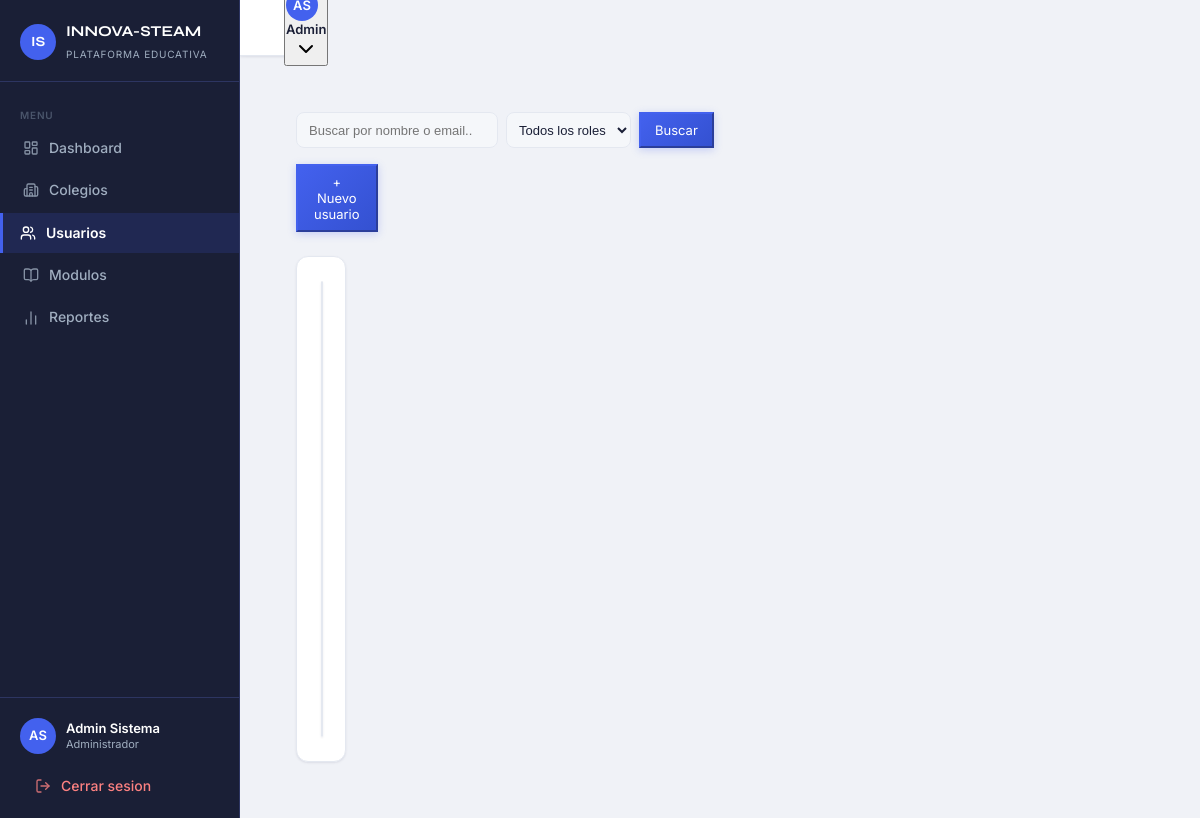
The app's page /admin/usuarios.php (signed in) with its own data.
### tables this page shows
CREATE TABLE usuarios (
  id              INT UNSIGNED AUTO_INCREMENT PRIMARY KEY,
  nombre          VARCHAR(100) NOT NULL,
  apellido        VARCHAR(100) NOT NULL,
  email           VARCHAR(180) UNIQUE,
  codigo_acceso   VARCHAR(30)  UNIQUE,
  password_hash   VARCHAR(255) NOT NULL,
  rol             ENUM('admin','admin_colegio','docente','practicante','estudiante') NOT NULL,
  colegio_id      INT UNSIGNED,
  universidad     VARCHAR(200),
  telefono_tutor  VARCHAR(30),
  activo          TINYINT(1)   NOT NULL DEFAULT 1,
  created_at      TIMESTAMP    NOT NULL DEFAULT CURRENT_TIMESTAMP,
  CONSTRAINT fk_usuarios_colegio FOREIGN KEY (colegio_id) REFERENCES colegios(id) ON DELETE SET NULL
);

### includes/config.php (called while the page is built, shortened)
<?php
function currentUser(): array
{
    return $_SESSION['usuario'] ?? [];
}
function currentRole(): string
{
    return $_SESSION['rol'] ?? '';
}
function sanitize(string $val): string
{
    return htmlspecialchars(trim($val), ENT_QUOTES, 'UTF-8');
}

### admin/usuarios.php (the view, shortened to what this page needs)
<?php
require_once __DIR__ . '/../includes/config.php';
$pdo = getDB();
$q = $_GET['q'] ?? '';
$where = '1=1';
$params = [];
$usuarios = $pdo->prepare("
    SELECT u.*, col.nombre as colegio_nombre
    FROM usuarios u
    LEFT JOIN colegios col ON col.id=u.colegio_id
    WHERE $where
    ORDER BY u.rol, u.apellido, u.nombre
    LIMIT 100
");
$usuarios->execute($params);
$usuarios = $usuarios->fetchAll();
$activeNav = 'usuarios';
require_once __DIR__ . '/../includes/header.php';
?>
<div class="page-content">
  <div style="display:flex; gap:16px; margin-bottom:24px; flex-wrap:wrap;">
    <form method="GET" style="display:flex; gap:8px; flex:1; min-width:200px;">
      <input type="search" name="q" value="<?= sanitize($q) ?>" placeholder="Buscar por nombre o email..."
        style="flex:1; background:var(--bg-elevated); border:1px solid var(--bg-border); color:var(--text-primary); border-radius:8px; padding:8px 12px; font-size:13px;">
      <select name="rol" style="background:var(--bg-elevated); border:1px solid var(--bg-border); color:var(--text-primary); border-radius:8px; padding:8px; font-size:13px;">
        <option value="">Todos los roles</option>
      </select>
      <button type="submit" class="btn-primary" style="padding:8px 14px; font-size:13px;">Buscar</button>
    </form>
    <button onclick="document.getElementById('modal-crear').style.display='flex'" class="btn-primary" style="padding:8px 16px; font-size:13px;">
      + Nuevo usuario
    </button>
  </div>
  <div class="card">
    <div class="table-wrapper">
    </div>
  </div>
</div>
<?php require_once __DIR__ . '/../includes/footer.php'; ?>

### includes/header.php (shortened to what this page needs)
<?php
$user     = currentUser();
$rol      = currentRole();
$initials = strtoupper(substr($user['nombre'] ?? 'U', 0, 1) . substr($user['apellido'] ?? '', 0, 1));
$rolLabel = match ($rol) {
    'admin'         => 'Administrador',
    'admin_colegio' => 'Director',
    'docente'       => 'Docente',
    'practicante'   => 'Practicante',
    'estudiante'    => 'Estudiante',
    default         => ucfirst($rol),
};
?>
<!DOCTYPE html>
<html lang="es">
<head>
  <link rel="stylesheet" href="<?= BASE_URL ?>/assets/css/stellar.css"/>
  <link rel="stylesheet" href="<?= BASE_URL ?>/assets/css/sidebar.css"/>
</head>
<body>
<div class="layout">
  <aside class="sidebar" id="sidebar">
    <div class="sidebar-brand">
      <div class="brand-mark">IS</div>
      <div class="brand-text">
        <span class="brand-name">INNOVA-STEAM</span>
        <span class="brand-sub">Plataforma Educativa</span>
      </div>
    </div>
    <nav class="sidebar-nav">
      <span class="nav-section-label">Menu</span>
      <?php foreach ($navItems as $item): ?>
      <a href="<?= $item['href'] ?>"
         class="nav-item <?= $activeNav === $item['key'] ? 'active' : '' ?>">
        <i data-lucide="<?= $item['icon'] ?>"></i>
        <span><?= $item['label'] ?></span>
      </a>
      <?php endforeach; ?>
    </nav>
    <div class="sidebar-footer">
      <div class="sidebar-user">
        <div class="user-avatar"><?= $initials ?></div>
        <div class="user-info">
          <p class="user-name"><?= sanitize(trim(($user['nombre'] ?? '') . ' ' . ($user['apellido'] ?? ''))) ?></p>
          <p class="user-role"><?= $rolLabel ?></p>
        </div>
      </div>
      <a href="<?= BASE_URL ?>/logout.php" class="nav-item nav-item-danger">
        <i data-lucide="log-out"></i>
        <span>Cerrar sesion</span>
      </a>
    </div>
  </aside>
  <div class="main-content" id="main-content">
    <header class="topbar" x-data="{ userOpen: false }">
      <div class="topbar-actions" style="position:relative">
        <button @click="userOpen = !userOpen" @click.away="userOpen = false"
                class="topbar-user-btn" style="display:flex;align-items:center;gap:8px;background:transparent;border:none;cursor:pointer;padding:4px 8px;border-radius:8px;transition:background .15s"
                :style="userOpen ? 'background:var(--bg-hover)' : ''">
          <div class="user-avatar" style="width:32px;height:32px;font-size:13px"><?= $initials ?></div>
          <span style="font-size:13px;font-weight:600;color:var(--text-primary);max-width:120px;white-space:nowrap;overflow:hidden;text-overflow:ellipsis"><?= sanitize($user['nombre'] ?? '') ?></span>
          <i data-lucide="chevron-down" style="width:14px;height:14px;color:var(--text-muted);transition:transform .2s" :style="userOpen ? 'transform:rotate(180deg)' : ''"></i>
        </button>
      </div>
    </header>
    <main class="page-content">

### assets/css/stellar.css (style rules this page uses)
:root { --bg-page: #f0f2f7; --bg-surface: #ffffff; --bg-card: #ffffff; --bg-input: #f8f9fc; --bg-muted: #f0f2f7; --bg-border: #e4e8f0; --bg-hover: #f5f7fa; --text-primary: #1a1f36; --text-secondary: #4e5d78; --text-muted: #8898aa; --text-inverse: #ffffff; --accent: #4361ee; --accent-hover: #3451d1; --accent-light: rgba(67, 97, 238, .10); --accent-border: rgba(67, 97, 238, .30); --success: #2dca73; --success-light: rgba(45, 202, 115, .10); --danger: #f5365c; --danger-light: rgba(245, 54, 92, .10); --warning: #fb8c00; --warning-light: rgba(251, 140, 0, .10); --info: #4361ee; --info-light: rgba(67, 97, 238, .10); --star-color: #f6a609; --gold: #f5c842; --bg-elevated: #f5f7fa; --sidebar-bg: #1a1f36; --sidebar-surface: #222840; --sidebar-border: #2d3561; --sidebar-text: #a0aec0; --sidebar-active: #ffffff; --blue: #4a9eff; --green: #3ecf8e; --purple: #a78bfa; --coral: #ff6b6b; --teal: #06b6d4; --sidebar-width: 240px; --radius-sm: 8px; --radius: 12px; --radius-lg: 16px; --shadow-sm: 0 1px 3px rgba(16, 24, 64, .06), 0 1px 2px rgba(16, 24, 64, .04); --shadow: 0 4px 16px rgba(16, 24, 64, .10); --shadow-lg: 0 8px 32px rgba(16, 24, 64, .14); --transition: 150ms ease; }
*, *::before, *::after { box-sizing: border-box; margin: 0; padding: 0; }
html { scroll-behavior: smooth; -webkit-text-size-adjust: 100%; }
body { background: var(--bg-page); color: var(--text-primary); font-family: 'Inter', system-ui, -apple-system, sans-serif; font-size: 14px; line-height: 1.6; min-height: 100vh; -webkit-font-smoothing: antialiased; -moz-osx-font-smoothing: grayscale; }
a { color: var(--accent); text-decoration: none; }
button { cursor: pointer; font-family: inherit; }
p { color: var(--text-secondary); line-height: 1.7; }
.card { background: var(--bg-card); border: 1px solid var(--bg-border); border-radius: var(--radius); padding: 24px; box-shadow: var(--shadow-sm); position: relative; transition: box-shadow var(--transition), transform var(--transition); }
.btn-primary { background: var(--accent); color: #ffffff; border-color: var(--accent); }
.table-wrapper { width: 100%; overflow-x: auto; background: var(--bg-card); border: 1px solid var(--bg-border); border-radius: var(--radius); box-shadow: var(--shadow-sm); }
.user-avatar { width: 36px; height: 36px; border-radius: 50%; background: var(--accent); color: #ffffff; display: flex; align-items: center; justify-content: center; font-size: 13px; font-weight: 600; flex-shrink: 0; user-select: none; text-transform: uppercase; }
.page-content > * { animation: fadeUp .38s cubic-bezier(.22,1,.36,1) both; }
.page-content > *:nth-child(1) { animation-delay: .04s; }
.page-content > *:nth-child(2) { animation-delay: .08s; }
.card { transition: box-shadow .22s ease, transform .22s ease, border-color .22s ease; }
.nav-item { transition: background .18s ease, color .18s ease, border-color .18s ease; }
.btn-primary { background: linear-gradient(135deg, #4361ee 0%, #3451d1 100%); box-shadow: 0 2px 8px rgba(67,97,238,.25); }
* { scrollbar-width: thin; scrollbar-color: var(--bg-border) transparent; }

### records on screen
usuarios: initials "AS", nombre+apellido "Admin Sistema", nombre "Admin"

### other values on screen
$item['label'] "Dashboard"
$item['label'] "Colegios"
$item['label'] "Usuarios"
$item['label'] "Modulos"
$item['label'] "Reportes"
$rolLabel "Administrador"
